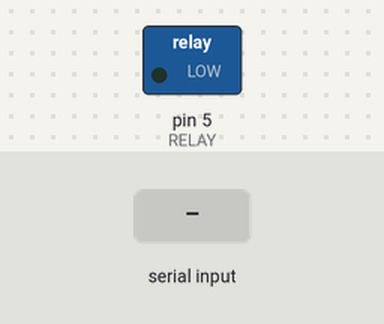
A sketch run on a simulated Arduino Uno, built with avr-gcc and run on an emulated ATmega328P. Shown: switched loads named in the sketch (green lamp = pin HIGH). Inputs (shaded band) come from the test bench.

Above: at 1.2 s.
1.3 s: "c" received over Serial
At 2.2 s:
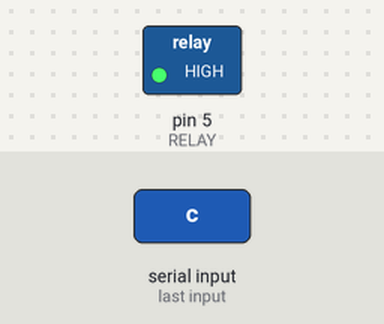
Timing chart, 0 to 4.3 s (numbered marks = the images above; inputs shaded):
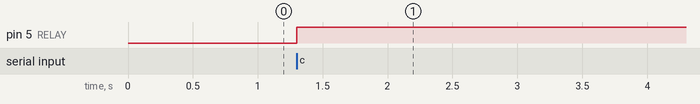

Measured:
- after the input at 1.3 s, pin 5 (RELAY): LOW → HIGH at once

The sketch:

lightonoff.ino
```cpp
#define RELAY 5

void setup() {
  Serial.begin(115200);
  pinMode(RELAY, OUTPUT);
}

void serialEvent(){
  char c = Serial.read();
  digitalWrite(13, HIGH);
  if(c == 'c') {
    digitalWrite(RELAY, !digitalRead(RELAY));
  }
  delay(500);
  digitalWrite(13, LOW);
  while(Serial.available()) Serial.read();
}

void loop() {

}
```
